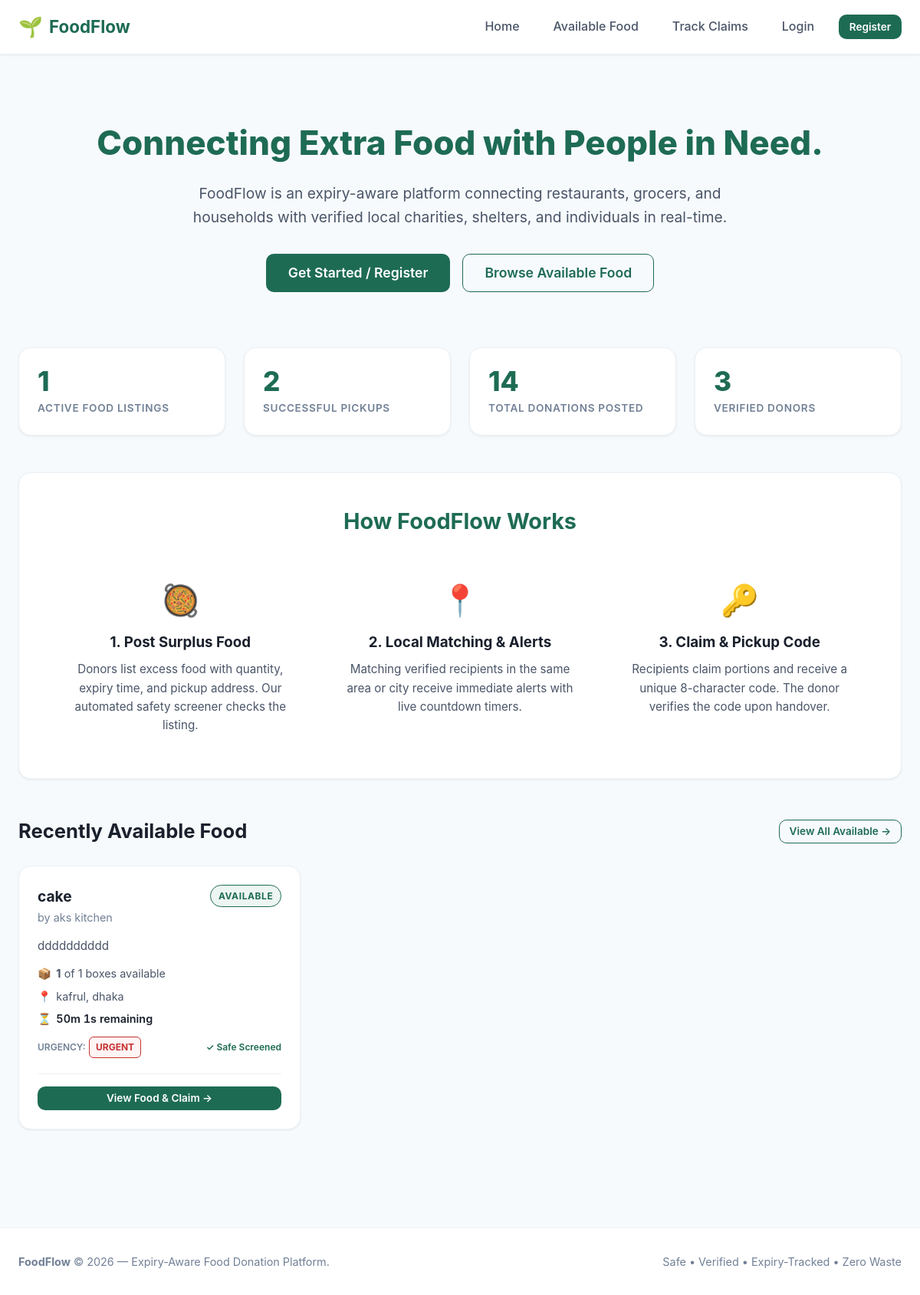
The page / on the database its author committed.
### listings/models.py (models this page shows, shortened)
class FoodListing(models.Model):
    STATUS_AVAILABLE = 'available'
    STATUS_CLAIMED = 'claimed'
    STATUS_COMPLETED = 'completed'
    STATUS_EXPIRED = 'expired'
    STATUS_BLOCKED = 'blocked'
    STATUS_CHOICES = [
        (STATUS_AVAILABLE, 'Available'),
        (STATUS_CLAIMED, 'Claimed'),
        (STATUS_COMPLETED, 'Completed'),
        (STATUS_EXPIRED, 'Expired'),
        (STATUS_BLOCKED, 'Blocked'),
    ]
    donor = models.ForeignKey(
        'accounts.Donor',
        on_delete=models.CASCADE,
        related_name='listings'
    )
    location = models.ForeignKey(
        'locations.Location',
        on_delete=models.PROTECT,
        related_name='listings'
    )
    food_name = models.CharField(max_length=200, help_text="e.g. Cooked Rice & Curry, Fresh Apples, Bread Rolls")
    description = models.TextField(blank=True, null=True, help_text="Preparation details, ingredients, or dietary info")
    quantity = models.DecimalField(
        max_digits=8,
        decimal_places=2,
        validators=[MinValueValidator(Decimal('0.01'))],
        help_text="Total initial quantity"
    )
    unit = models.CharField(
        max_length=50,
        help_text="Units: portions, kg, boxes, packets, meals, litres"
    )
    expires_at = models.DateTimeField(
        db_index=True,
        help_text="Exact expiry deadline"
    )
    status = models.CharField(
        max_length=20,
        choices=STATUS_CHOICES,
        default=STATUS_AVAILABLE,
        db_index=True
    )
    created_at = models.DateTimeField(auto_now_add=True)
    updated_at = models.DateTimeField(auto_now=True)
    class Meta:
        verbose_name = "Food Listing"
        verbose_name_plural = "Food Listings"
        ordering = ['expires_at']
    @classmethod
    def visible_to_recipients(cls):
        return cls.objects.filter(
            status=cls.STATUS_AVAILABLE,
            expires_at__gt=timezone.now(),
            safety_check__is_safe=True
        ).select_related('donor', 'location', 'safety_check', 'expiry_tracker')
    @property
    def is_expired(self):
        return timezone.now() >= self.expires_at
    @property
    def quantity_reserved(self):
        from claims.models import Claim
        quantities = self.claims.filter(
            status__in=[Claim.STATUS_PENDING, Claim.STATUS_COMPLETED]
        ).values_list("claimed_quantity", flat=True)
        return sum(quantities, Decimal("0.00"))
    @property
    def quantity_available(self):
        remaining = self.quantity - self.quantity_reserved
        return max(
            Decimal("0.00"), remaining
        ).quantize(Decimal("0.01"))

class ExpiryTracker(models.Model):
    URGENCY_SAFE = 'safe'
    URGENCY_WARNING = 'warning'
    URGENCY_URGENT = 'urgent'
    URGENCY_EXPIRED = 'expired'
    URGENCY_CHOICES = [
        (URGENCY_SAFE, 'Safe'),
        (URGENCY_WARNING, 'Warning'),
        (URGENCY_URGENT, 'Urgent'),
        (URGENCY_EXPIRED, 'Expired'),
    ]
    listing = models.OneToOneField(
        FoodListing,
        on_delete=models.CASCADE,
        related_name='expiry_tracker'
    )
    expires_at = models.DateTimeField()
    urgency_level = models.CharField(
        max_length=20,
        choices=URGENCY_CHOICES,
        default=URGENCY_SAFE
    )
    alert_sent = models.BooleanField(
        default=False,
        help_text="Prevents duplicate urgent or expiry notifications"
    )
    last_checked_at = models.DateTimeField(auto_now=True)
    class Meta:
        verbose_name = "Expiry Tracker"
        verbose_name_plural = "Expiry Trackers"

### accounts/models.py (models this page shows, shortened)
class Donor(models.Model):
    DONOR_TYPE_CHOICES = [
        ('restaurant', 'Restaurant'),
        ('household', 'Household'),
        ('grocer', 'Grocer / Supermarket'),
        ('event', 'Event / Catering'),
        ('other', 'Other Donor'),
    ]
    user = models.OneToOneField(
        User,
        on_delete=models.CASCADE,
        related_name='donor_profile'
    )
    donor_type = models.CharField(
        max_length=30,
        choices=DONOR_TYPE_CHOICES,
        default='restaurant'
    )
    organization_name = models.CharField(
        max_length=150,
        blank=True,
        null=True,
        help_text="Business or organization name (optional for households)"
    )
    location = models.ForeignKey(
        'locations.Location',
        on_delete=models.PROTECT,
        related_name='donors'
    )
    is_verified = models.BooleanField(
        default=False,
        help_text="Designates if this donor is verified by platform administrators"
    )
    created_at = models.DateTimeField(auto_now_add=True)
    class Meta:
        verbose_name = "Donor Profile"
        verbose_name_plural = "Donor Profiles"

class User(AbstractUser):
    ROLE_DONOR = 'donor'
    ROLE_RECIPIENT = 'recipient'
    ROLE_CHOICES = [
        (ROLE_DONOR, 'Donor'),
        (ROLE_RECIPIENT, 'Recipient'),
    ]
    role = models.CharField(
        max_length=20,
        choices=ROLE_CHOICES,
        default=ROLE_RECIPIENT,
        help_text="Designates whether this user registers as a food Donor or Recipient."
    )
    phone = models.CharField(
        max_length=20,
        blank=True,
        null=True,
        help_text="Contact telephone number"
    )

### locations/models.py (models this page shows, shortened)
class Location(models.Model):
    address = models.CharField(max_length=255, help_text="Street address or building details")
    area = models.CharField(max_length=100, db_index=True, help_text="Neighborhood or area name")
    city = models.CharField(max_length=100, db_index=True, help_text="City name")
    postal_code = models.CharField(max_length=20, blank=True, null=True, help_text="Postal / ZIP code")
    latitude = models.DecimalField(max_digits=9, decimal_places=6, null=True, blank=True)
    longitude = models.DecimalField(max_digits=9, decimal_places=6, null=True, blank=True)
    class Meta:
        verbose_name = "Location"
        verbose_name_plural = "Locations"
        indexes = [
            models.Index(fields=['area'], name='loc_area_idx'),
            models.Index(fields=['city'], name='loc_city_idx'),
        ]
        constraints = [
            models.UniqueConstraint(
                fields=['address', 'area', 'city', 'postal_code'],
                name='unique_location_address'
            )
        ]

### accounts/views.py (the view)
# urls.py: path('', home_view, name='home'),
def home_view(request):
    if request.user.is_authenticated:
        return get_dashboard_redirect(request.user)
    total_listings = FoodListing.objects.count()
    active_available = FoodListing.visible_to_recipients().count()
    completed_rescues = Claim.objects.filter(status=Claim.STATUS_COMPLETED).count()
    verified_donors = Donor.objects.filter(is_verified=True).count()
    recent_listings = FoodListing.visible_to_recipients()[:6]
    context = {
        'total_listings': total_listings,
        'active_available': active_available,
        'completed_rescues': completed_rescues,
        'verified_donors': verified_donors,
        'recent_listings': recent_listings,
    }
    return render(request, 'home.html', context)

### templates/home.html (shortened to what this page needs)
{% extends 'base.html' %}
{% block content %}
<section style="text-align: center; padding: 3rem 0 2rem;">
    <h1 style="font-size: 2.75rem; color: var(--green-700); margin-bottom: 1rem; font-weight: 800;">
        Connecting Extra Food with People in Need.
    </h1>
    <p style="font-size: 1.2rem; color: var(--grey-700); max-width: 750px; margin: 0 auto 2rem;">
        FoodFlow is an expiry-aware platform connecting restaurants, grocers, and households with verified local charities, shelters, and individuals in real-time.
    </p>
    <div style="display: flex; gap: 1rem; justify-content: center; flex-wrap: wrap;">
        <a href="{% url 'accounts:register' %}" class="btn btn-primary btn-lg">Get Started / Register</a>
        <a href="{% url 'listings:browse_food' %}" class="btn btn-outline btn-lg">Browse Available Food</a>
    </div>
</section>
<section style="margin: 2.5rem 0;">
    <div class="grid grid-4">
        <div class="stat-card">
            <span class="stat-value">{{ active_available }}</span>
            <span class="stat-label">Active Food Listings</span>
        </div>
        <div class="stat-card">
            <span class="stat-value">{{ completed_rescues }}</span>
            <span class="stat-label">Successful Pickups</span>
        </div>
        <div class="stat-card">
            <span class="stat-value">{{ total_listings }}</span>
            <span class="stat-label">Total Donations Posted</span>
        </div>
        <div class="stat-card">
            <span class="stat-value">{{ verified_donors }}</span>
            <span class="stat-label">Verified Donors</span>
        </div>
    </div>
</section>
<section style="background: var(--white); border-radius: var(--radius-lg); padding: 2.5rem; margin: 3rem 0; border: 1px solid var(--grey-200); box-shadow: var(--shadow-sm);">
    <h2 style="text-align: center; color: var(--green-700); margin-bottom: 2rem; font-size: 1.8rem;">How FoodFlow Works</h2>
    <div class="grid grid-3">
        <div style="text-align: center; padding: 1rem;">
            <div style="font-size: 2.5rem; margin-bottom: 0.5rem;">🥘</div>
            <h3 style="margin-bottom: 0.5rem; color: var(--ink);">1. Post Surplus Food</h3>
            <p style="color: var(--grey-700); font-size: 0.95rem;">
                Donors list excess food with quantity, expiry time, and pickup address. Our automated safety screener checks the listing.
            </p>
        </div>
        <div style="text-align: center; padding: 1rem;">
            <div style="font-size: 2.5rem; margin-bottom: 0.5rem;">📍</div>
            <h3 style="margin-bottom: 0.5rem; color: var(--ink);">2. Local Matching & Alerts</h3>
            <p style="color: var(--grey-700); font-size: 0.95rem;">
                Matching verified recipients in the same area or city receive immediate alerts with live countdown timers.
            </p>
        </div>
        <div style="text-align: center; padding: 1rem;">
            <div style="font-size: 2.5rem; margin-bottom: 0.5rem;">🔑</div>
            <h3 style="margin-bottom: 0.5rem; color: var(--ink);">3. Claim & Pickup Code</h3>
            <p style="color: var(--grey-700); font-size: 0.95rem;">
                Recipients claim portions and receive a unique 8-character code. The donor verifies the code upon handover.
            </p>
        </div>
    </div>
</section>
{% if recent_listings %}
<section style="margin: 3rem 0;">
    <div style="display: flex; justify-content: space-between; align-items: center; margin-bottom: 1.5rem;">
        <h2 style="font-size: 1.6rem; color: var(--ink);">Recently Available Food</h2>
        <a href="{% url 'listings:browse_food' %}" class="btn btn-outline btn-sm">View All Available &rarr;</a>
    </div>
    <div class="grid grid-3">
        {% for listing in recent_listings %}
            {% include 'listings/listing_card.html' with listing=listing %}
        {% endfor %}
    </div>
</section>
{% endif %}
{% endblock %}

### templates/listings/listing_card.html (shortened to what this page needs)
<div class="card {% if listing.status == 'expired' or listing.is_expired %}card-expired{% endif %}">
    <div class="card-header">
        <div>
            <h3 class="card-title">{{ listing.food_name }}</h3>
            <span class="card-subtitle">by {{ listing.donor.organization_name|default:listing.donor.user.username }}</span>
        </div>
        <div>
            <span class="badge badge-{{ listing.status }}">{{ listing.get_status_display }}</span>
        </div>
    </div>
    <div class="card-body">
        <p style="font-size: 0.95rem; color: var(--grey-700); margin-bottom: 0.75rem;">
            {{ listing.description|default:"No special description provided."|truncatechars:100 }}
        </p>
        <div class="food-meta">
            <div class="food-meta-item">
                <span>📦</span>
                <span><strong>{{ listing.quantity_available|floatformat:"-2" }}</strong> of {{ listing.quantity|floatformat:"-2" }} {{ listing.unit }} available</span>
            </div>
            <div class="food-meta-item">
                <span>📍</span>
                <span>{{ listing.location.area }}, {{ listing.location.city }}</span>
            </div>
            <div class="food-meta-item">
                <span>⏳</span>
                <span class="countdown" data-expires="{{ listing.expires_at|date:'c' }}">
                </span>
            </div>
        </div>
        <div style="margin-top: 0.75rem; display: flex; align-items: center; justify-content: space-between;">
            <div>
                <span style="font-size: 0.75rem; color: var(--grey-500); font-weight: 600;">URGENCY:</span>
                <span class="urgency-badge urgency-{{ listing.expiry_tracker.urgency_level|default:'safe' }}">
                    {{ listing.expiry_tracker.get_urgency_level_display|default:'SAFE'|upper }}
                </span>
            </div>
            {% if listing.safety_check %}
                {% if listing.safety_check.is_safe %}
                    <span style="font-size: 0.75rem; color: var(--green-700); font-weight: 600;">✓ Safe Screened</span>
                {% else %}
                    <span style="font-size: 0.75rem; color: var(--red-600); font-weight: 700;">⚠ Blocked</span>
                {% endif %}
            {% endif %}
        </div>
    </div>
    <div class="card-footer">
        {% if is_donor_view %}
            <a href="{% url 'listings:donor_listing_detail' pk=listing.pk %}" class="btn btn-secondary btn-sm" style="width: 100%;">
                Manage & View Claims &rarr;
            </a>
        {% else %}
            <a href="{% url 'listings:food_detail' pk=listing.pk %}" class="btn btn-primary btn-sm btn-claim" style="width: 100%;">
                View Food & Claim &rarr;
            </a>
        {% endif %}
    </div>
</div>

### rows shown on the page
FoodListing: food_name "cake", donor.organization_name "aks kitchen", status "AVAILABLE", description "dddddddddd", quantity_available "1", quantity "1", unit "boxes", location.area "kafrul", location.city "dhaka", expiry_tracker.urgency_level "URGENT", shows "✓ Safe Screened"

### other values the page prints
{{ active_available }} "1"
{{ completed_rescues }} "2"
{{ total_listings }} "14"
{{ verified_donors }} "3"
